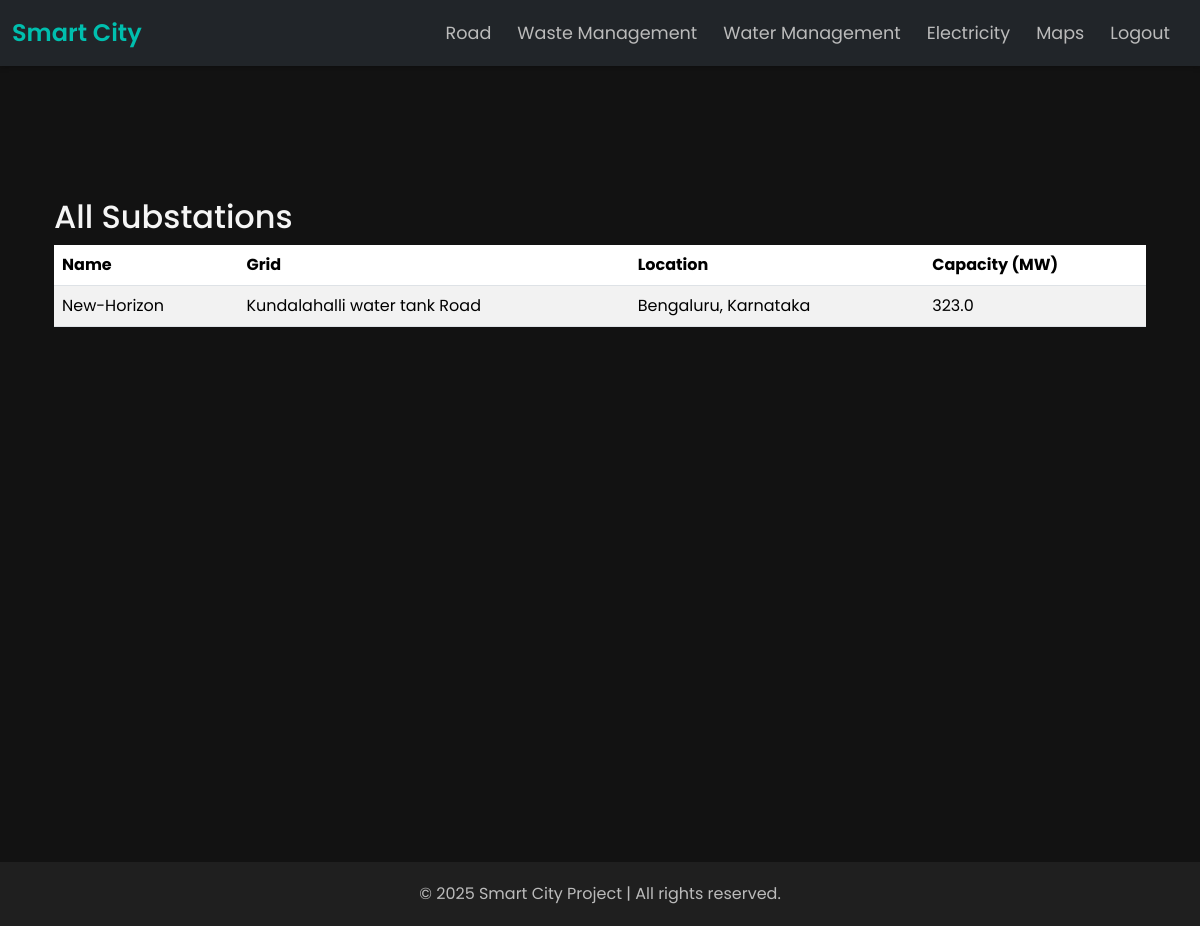
Page /electricity/substations/ on the committed database.
### electricity/models.py (models this page shows, shortened)
class Substation(models.Model):
    name = models.CharField(max_length=100)
    grid = models.ForeignKey(Grid, on_delete=models.CASCADE)
    location = models.CharField(max_length=255)
    capacity_mw = models.FloatField()

class Grid(models.Model):
    name = models.CharField(max_length=100)
    region = models.CharField(max_length=100)
    capacity_mw = models.FloatField()  # Maximum capacity in megawatts
    status = models.CharField(max_length=50, choices=[('Active', 'Active'), ('Maintenance', 'Maintenance')])

### electricity/views.py (the view)
# urls.py: path('substations/', views.substation_list, name='substation_list'),
def substation_list(request):
    substations = Substation.objects.all()
    return render(request, 'electricity/substation_list.html', {'substations': substations})

### electricity/templates/electricity/substation_list.html (shortened to what this page needs)
{% extends 'base_generic.html' %}
{% block content %}
<div class="container mt-5">
  <h2>All Substations</h2>
  <table class="table table-striped">
    <thead>
      <tr>
        <th>Name</th>
        <th>Grid</th>
        <th>Location</th>
        <th>Capacity (MW)</th>
      </tr>
    </thead>
    <tbody>
      {% for sub in substations %}
      <tr>
        <td>{{ sub.name }}</td>
        <td>{{ sub.grid.name }}</td>
        <td>{{ sub.location }}</td>
        <td>{{ sub.capacity_mw }}</td>
      </tr>
      {% endfor %}
    </tbody>
  </table>
</div>
{% endblock %}

### templates/base_generic.html (style rules this page uses)
body { background-color: #121212; font-family: 'Poppins', sans-serif; color: #f5f5f5; margin: 0; }
.container { min-height: 80vh; padding-top: 30px; padding-bottom: 30px; }
.navbar, .container, .footer { animation: fadeIn 0.8s ease-out; }

### rows in the picture
Substation: name "New-Horizon", grid.name "Kundalahalli water tank Road", location "Bengaluru, Karnataka", capacity_mw "323.0"
